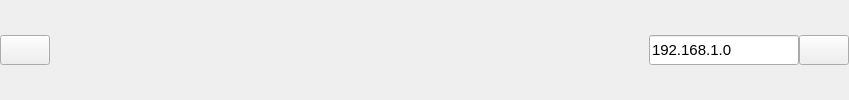
        <widget class="QWidget" name="headerWidget" native="true">
         <property name="minimumSize">
          <size>
           <width>0</width>
           <height>40</height>
          </size>
         </property>
         <layout class="QHBoxLayout" name="horizontalLayout_4">
          <property name="spacing">
           <number>0</number>
          </property>
          <property name="leftMargin">
           <number>0</number>
          </property>
          <property name="topMargin">
           <number>0</number>
          </property>
          <property name="rightMargin">
           <number>0</number>
          </property>
          <property name="bottomMargin">
           <number>0</number>
          </property>
          <item>
           <widget class="QPushButton" name="pushButton_menu">
            <property name="minimumSize">
             <size>
              <width>50</width>
              <height>30</height>
             </size>
            </property>
            <property name="maximumSize">
             <size>
              <width>50</width>
              <height>30</height>
             </size>
            </property>
            <property name="text">
             <string/>
            </property>
            <property name="icon">
             <iconset resource="Resource.qrc">
              <normaloff>:/Icon/icon/menu-4-32.ico</normaloff>:/Icon/icon/menu-4-32.ico</iconset>
            </property>
            <property name="iconSize">
             <size>
              <width>25</width>
              <height>25</height>
             </size>
            </property>
            <property name="checkable">
             <bool>true</bool>
            </property>
            <property name="autoExclusive">
             <bool>true</bool>
            </property>
           </widget>
          </item>
          <item>
           <spacer name="horizontalSpacer">
            <property name="orientation">
             <enum>Qt::Horizontal</enum>
            </property>
            <property name="sizeHint" stdset="0">
             <size>
              <width>599</width>
              <height>20</height>
             </size>
            </property>
           </spacer>
          </item>
          <item>
           <layout class="QHBoxLayout" name="horizontalLayout">
            <property name="spacing">
             <number>0</number>
            </property>
            <item>
             <widget class="QLineEdit" name="IPAdress">
              <property name="minimumSize">
               <size>
                <width>150</width>
                <height>30</height>
               </size>
              </property>
              <property name="maximumSize">
               <size>
                <width>150</width>
                <height>16777215</height>
               </size>
              </property>
              <property name="font">
               <font>
                <pointsize>11</pointsize>
               </font>
              </property>
              <property name="text">
               <string>192.168.1.0</string>
              </property>
              <property name="placeholderText">
               <string/>
              </property>
             </widget>
            </item>
            <item>
             <widget class="QPushButton" name="pushButton_connect">
              <property name="minimumSize">
               <size>
                <width>50</width>
                <height>30</height>
               </size>
              </property>
              <property name="maximumSize">
               <size>
                <width>50</width>
                <height>30</height>
               </size>
              </property>
              <property name="text">
               <string/>
              </property>
              <property name="icon">
               <iconset resource="Resource.qrc">
                <normaloff>:/Icon/icon/usb-disconnected-32.ico</normaloff>
                <normalon>:/Icon/icon/usb-connected-32.ico</normalon>:/Icon/icon/usb-disconnected-32.ico</iconset>
              </property>
              <property name="iconSize">
               <size>
                <width>25</width>
                <height>25</height>
               </size>
              </property>
              <property name="checkable">
               <bool>false</bool>
              </property>
              <property name="autoExclusive">
               <bool>false</bool>
              </property>
             </widget>
            </item>
           </layout>
          </item>
         </layout>
        </widget>
